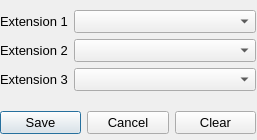
<?xml version="1.0" encoding="UTF-8"?>
<ui version="4.0">
 <class>DlgFollowme</class>
 <widget class="QDialog" name="DlgFollowme">
  <property name="geometry">
   <rect>
    <x>0</x>
    <y>0</y>
    <width>257</width>
    <height>140</height>
   </rect>
  </property>
  <property name="font">
   <font>
    <pointsize>10</pointsize>
   </font>
  </property>
  <property name="windowTitle">
   <string>Follow me Settings</string>
  </property>
  <widget class="QWidget" name="layoutWidget">
   <property name="geometry">
    <rect>
     <x>0</x>
     <y>10</y>
     <width>256</width>
     <height>124</height>
    </rect>
   </property>
   <layout class="QVBoxLayout" name="verticalLayout">
    <item>
     <layout class="QFormLayout" name="formLayout">
      <item row="0" column="0">
       <widget class="QLabel" name="lblExtn1">
        <property name="text">
         <string>Extension 1</string>
        </property>
       </widget>
      </item>
      <item row="1" column="0">
       <widget class="QLabel" name="lblExtn2">
        <property name="text">
         <string>Extension 2</string>
        </property>
       </widget>
      </item>
      <item row="0" column="1">
       <widget class="QComboBox" name="cbExtn1"/>
      </item>
      <item row="1" column="1">
       <widget class="QComboBox" name="cbExtn2"/>
      </item>
      <item row="2" column="1">
       <widget class="QComboBox" name="cbExtn3"/>
      </item>
      <item row="2" column="0">
       <widget class="QLabel" name="lblExtn3">
        <property name="text">
         <string>Extension 3</string>
        </property>
       </widget>
      </item>
     </layout>
    </item>
    <item>
     <layout class="QHBoxLayout" name="horizontalLayout">
      <item>
       <widget class="QPushButton" name="pbSave">
        <property name="text">
         <string>Save</string>
        </property>
       </widget>
      </item>
      <item>
       <widget class="QPushButton" name="pbCancel">
        <property name="text">
         <string>Cancel</string>
        </property>
       </widget>
      </item>
      <item>
       <widget class="QPushButton" name="pbClear">
        <property name="text">
         <string>Clear</string>
        </property>
       </widget>
      </item>
     </layout>
    </item>
   </layout>
  </widget>
 </widget>
 <resources/>
 <connections/>
</ui>
